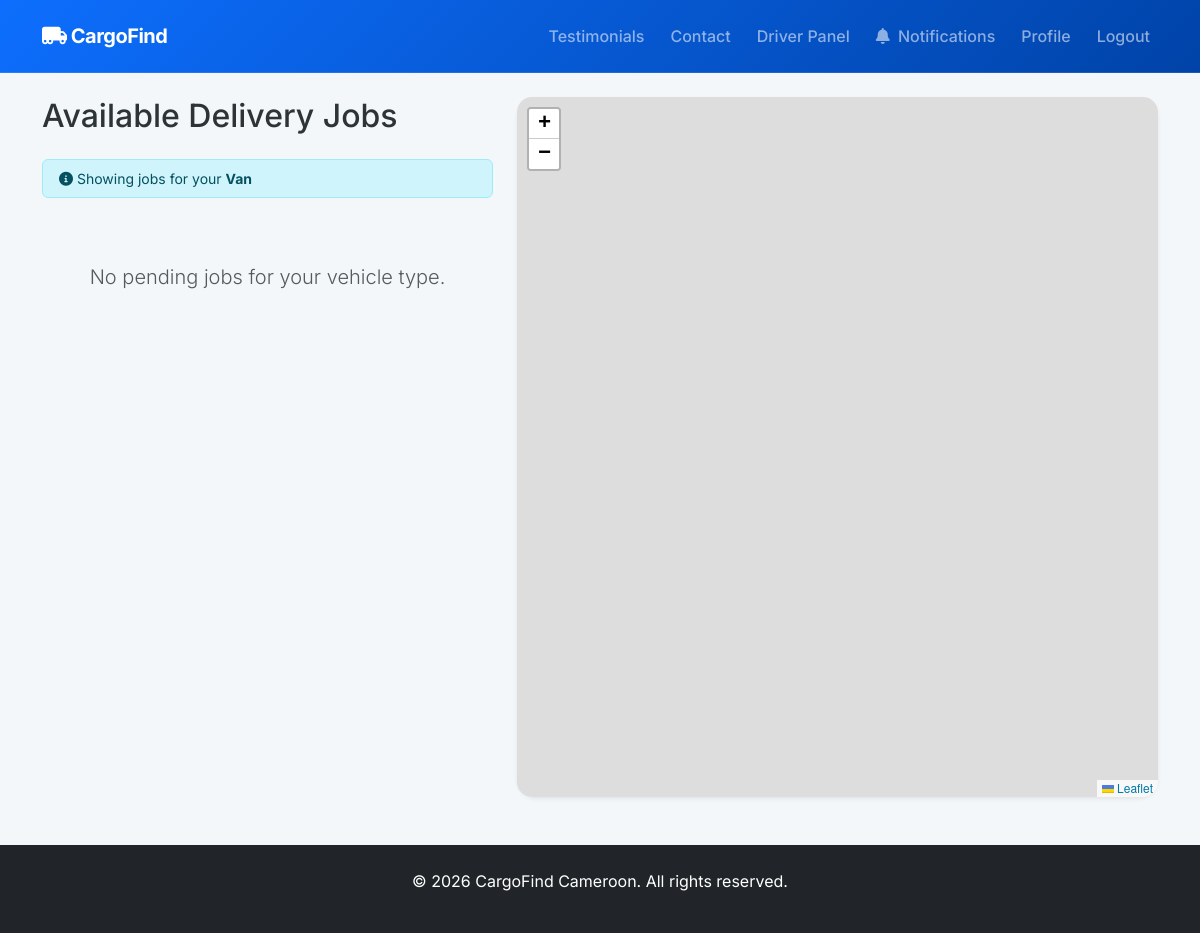
Before: /driver/jobs (signed in) with the older database file.
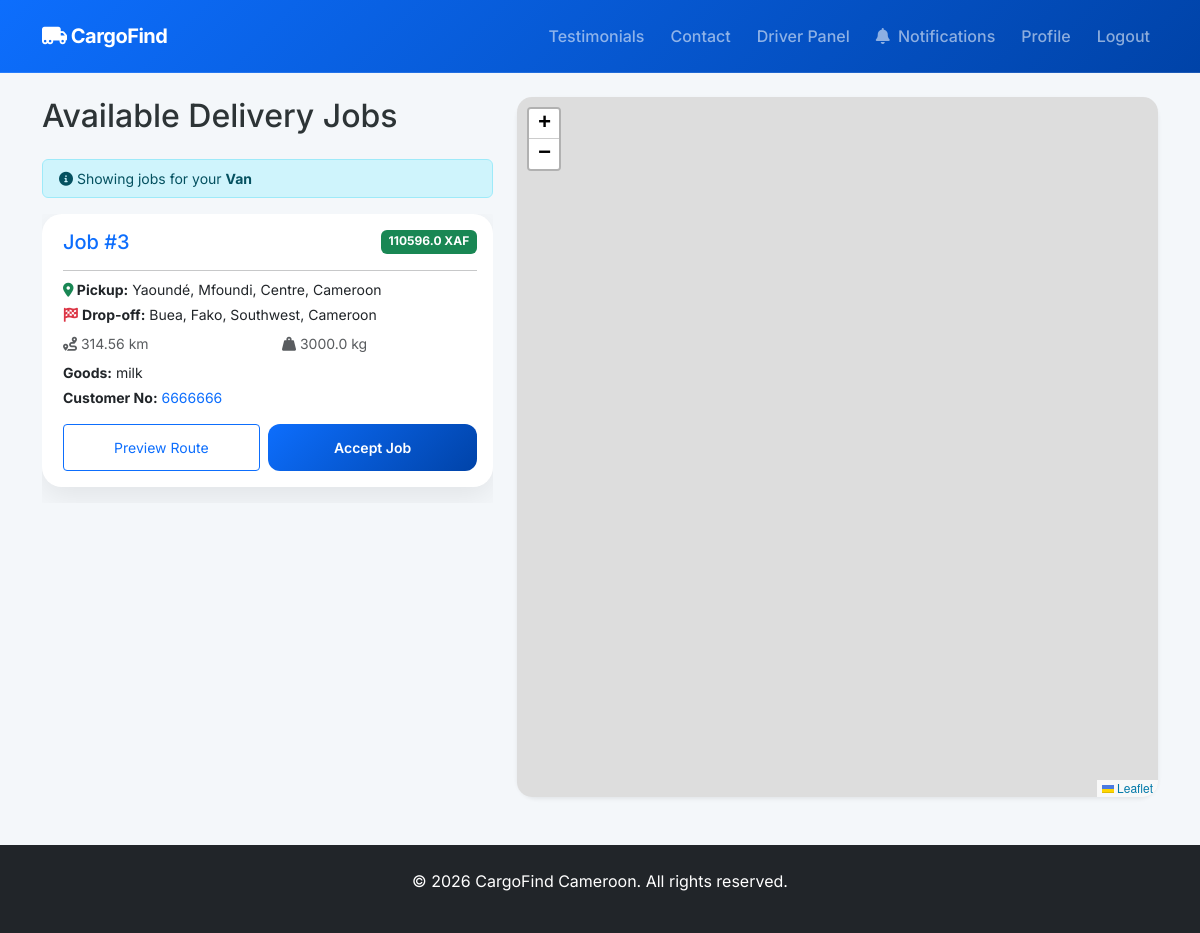
After: the same page with the newer database file.
### models.py (models this page shows, shortened)
class Delivery(db.Model):
    id = db.Column(db.Integer, primary_key=True)
    customer_id = db.Column(db.Integer, db.ForeignKey('user.id'), nullable=False)
    driver_id = db.Column(db.Integer, db.ForeignKey('user.id'))
    pickup_location = db.Column(db.String(200), nullable=False)
    pickup_lat = db.Column(db.Float)
    pickup_lng = db.Column(db.Float)
    dropoff_location = db.Column(db.String(200), nullable=False)
    dropoff_lat = db.Column(db.Float)
    dropoff_lng = db.Column(db.Float)
    goods_description = db.Column(db.Text, nullable=False)
    pickup_time = db.Column(db.DateTime, default=datetime.utcnow)
    special_instructions = db.Column(db.Text)
    weight = db.Column(db.Float)
    vehicle_type = db.Column(db.String(50)) # Type of vehicle required
    distance_km = db.Column(db.Float)
    estimated_time = db.Column(db.String(50))
    total_cost = db.Column(db.Float)
    status = db.Column(db.String(50), default='Pending')
    created_at = db.Column(db.DateTime, default=datetime.utcnow)
    payment_status = db.Column(db.String(20), default='Unpaid') # Unpaid, Paid
    payment_method = db.Column(db.String(50)) # MoMo, Orange, Cash
    rating = db.Column(db.Integer)
    feedback = db.Column(db.Text)

class User(UserMixin, db.Model):
    id = db.Column(db.Integer, primary_key=True)
    email = db.Column(db.String(120), unique=True, nullable=False)
    phone = db.Column(db.String(20), unique=True, nullable=False)
    password_hash = db.Column(db.String(255), nullable=False)
    full_name = db.Column(db.String(100), nullable=False)
    address = db.Column(db.String(200))
    role = db.Column(db.String(20), nullable=False) # 'customer', 'driver', 'admin'
    vehicle_type = db.Column(db.String(50)) # 'car', 'van', 'truck'
    vehicle_id = db.Column(db.String(50))
    is_active = db.Column(db.Boolean, default=True)
    is_approved = db.Column(db.Boolean, default=False) # Admin approval
    current_lat = db.Column(db.Float)
    current_lng = db.Column(db.Float)
    deliveries_as_customer = db.relationship('Delivery', backref='customer', foreign_keys='Delivery.customer_id')
    deliveries_as_driver = db.relationship('Delivery', backref='driver', foreign_keys='Delivery.driver_id')
    notifications = db.relationship('Notification', backref='user', lazy=True)
    wallet = db.relationship('Wallet', backref='user', uselist=False)

### app.py (the view)
@app.route('/driver/jobs')
@login_required
def available_jobs():
    if current_user.role != 'driver':
        return redirect(url_for('index'))
    if not current_user.is_approved:
        flash('You must be approved by an administrator before you can accept jobs.')
        return redirect(url_for('driver_dashboard'))
    active_job = Delivery.query.filter_by(driver_id=current_user.id).filter(Delivery.status.in_(['Accepted', 'Picked Up', 'In Transit', 'Traffic Delay'])).first()
    jobs = Delivery.query.filter_by(status='Pending', vehicle_type=current_user.vehicle_type).all()
    general_jobs = Delivery.query.filter_by(status='Pending', vehicle_type=None).all()
    all_jobs = jobs + general_jobs
    return render_template('driver/jobs.html', jobs=all_jobs, is_busy=active_job is not None)

### app.py (called while the page is built)
@login_manager.user_loader
def load_user(user_id):
    return User.query.get(int(user_id))

### templates/driver/jobs.html (shortened to what this page needs)
{% extends "base.html" %}
{% block content %}
<div class="row">
    <div class="col-md-5">
        <h2 class="mb-4">Available Delivery Jobs</h2>
        <div class="alert alert-info py-2 small">
            <i class="fas fa-info-circle"></i> Showing jobs for your <strong>{{ current_user.vehicle_type | capitalize }}</strong>
        </div>
        <div id="jobList" class="overflow-auto" style="max-height: 700px;">
            {% for job in jobs %}
            <div class="card mb-3 job-card" id="job-{{ job.id }}"
                 data-lat="{{ job.pickup_lat }}" data-lng="{{ job.pickup_lng }}"
                 data-dlat="{{ job.dropoff_lat }}" data-dlng="{{ job.dropoff_lng }}">
                <div class="card-body">
                    <div class="d-flex justify-content-between">
                        <h5 class="card-title text-primary">Job #{{ job.id }}</h5>
                        <span class="badge bg-success h5">{{ job.total_cost }} XAF</span>
                    </div>
                    <hr class="my-2">
                    <div class="mb-2 small">
                        <p class="mb-1"><strong><i class="fas fa-map-marker-alt text-success"></i> Pickup:</strong> {{ job.pickup_location }}</p>
                        <p class="mb-1"><strong><i class="fas fa-flag-checkered text-danger"></i> Drop-off:</strong> {{ job.dropoff_location }}</p>
                    </div>
                    <div class="row small text-muted mb-2">
                        <div class="col-6"><i class="fas fa-route"></i> {{ job.distance_km }} km</div>
                        <div class="col-6"><i class="fas fa-weight-hanging"></i> {{ job.weight }} kg</div>
                    </div>
                    <p class="small mb-1"><strong>Goods:</strong> {{ job.goods_description }}</p>
                    <p class="small mb-3"><strong>Customer No:</strong> <a href="tel:{{ job.customer.phone }}" class="text-decoration-none">{{ job.customer.phone }}</a></p>
                    <div class="d-flex gap-2">
                        <button onclick="previewJob({{ job.id }})" class="btn btn-sm btn-outline-primary flex-grow-1">Preview Route</button>
                        {% if is_busy %}
                            <button class="btn btn-sm btn-secondary flex-grow-1" disabled title="Complete your current job first">Accept Job</button>
                        {% else %}
                            <a href="{{ url_for('accept_job', delivery_id=job.id) }}" class="btn btn-sm btn-primary flex-grow-1">Accept Job</a>
                        {% endif %}
                    </div>
                </div>
            </div>
            {% else %}
            <div class="text-center py-5">
                <p class="lead text-muted">No pending jobs for your vehicle type.</p>
            </div>
            {% endfor %}
        </div>
    </div>
    <div class="col-md-7">
        <div class="card shadow-sm sticky-top" style="top: 20px; z-index: 1000;">
            <div id="jobMap" style="height: 700px; border-radius: 15px;"></div>
        </div>
    </div>
</div>
{% endblock %}
{% block scripts %}
<link rel="stylesheet" href="https://unpkg.com/leaflet-routing-machine@3.2.12/dist/leaflet-routing-machine.css" />
{% endblock %}

Changed rows visible on the page:
added Delivery: id "3", total_cost "110596.0", pickup_location "Yaoundé, Mfoundi, Centre, Cameroon", dropoff_location "Buea, Fako, Southwest, Cameroon", distance_km "314.56", weight "3000.0", goods_description "milk", customer.phone "6666666"
Other visible differences:
text no longer shown: "No pending jobs for your vehicle type."
